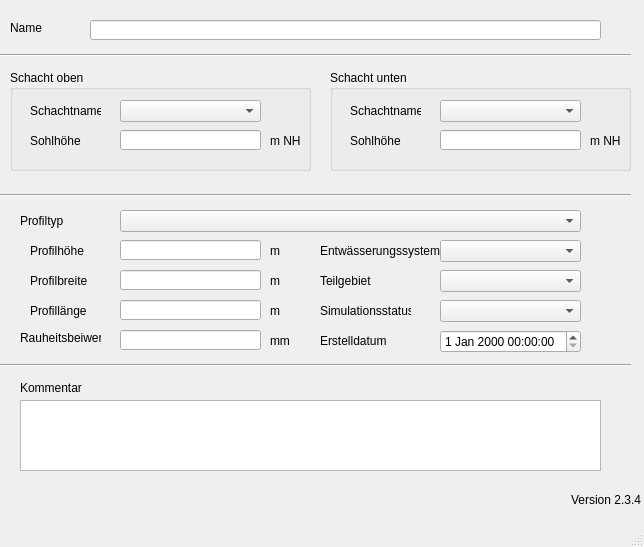
<?xml version="1.0" encoding="UTF-8"?>
<ui version="4.0">
 <class>MainWindow</class>
 <widget class="QMainWindow" name="MainWindow">
  <property name="geometry">
   <rect>
    <x>0</x>
    <y>0</y>
    <width>644</width>
    <height>547</height>
   </rect>
  </property>
  <property name="windowTitle">
   <string>MainWindow</string>
  </property>
  <widget class="QWidget" name="centralwidget">
   <widget class="QLabel" name="label">
    <property name="geometry">
     <rect>
      <x>10</x>
      <y>20</y>
      <width>46</width>
      <height>16</height>
     </rect>
    </property>
    <property name="text">
     <string>Name</string>
    </property>
   </widget>
   <widget class="QLabel" name="label_54">
    <property name="geometry">
     <rect>
      <x>20</x>
      <y>210</y>
      <width>91</width>
      <height>21</height>
     </rect>
    </property>
    <property name="text">
     <string>Profiltyp</string>
    </property>
   </widget>
   <widget class="QComboBox" name="profilnam">
    <property name="geometry">
     <rect>
      <x>120</x>
      <y>210</y>
      <width>461</width>
      <height>22</height>
     </rect>
    </property>
   </widget>
   <widget class="QLabel" name="label_70">
    <property name="geometry">
     <rect>
      <x>270</x>
      <y>330</y>
      <width>46</width>
      <height>21</height>
     </rect>
    </property>
    <property name="text">
     <string>mm</string>
    </property>
   </widget>
   <widget class="QLabel" name="label_61">
    <property name="geometry">
     <rect>
      <x>20</x>
      <y>330</y>
      <width>81</width>
      <height>16</height>
     </rect>
    </property>
    <property name="text">
     <string>Rauheitsbeiwert</string>
    </property>
   </widget>
   <widget class="QLineEdit" name="ks">
    <property name="geometry">
     <rect>
      <x>120</x>
      <y>330</y>
      <width>141</width>
      <height>20</height>
     </rect>
    </property>
   </widget>
   <widget class="QGroupBox" name="groupBox">
    <property name="geometry">
     <rect>
      <x>10</x>
      <y>70</y>
      <width>301</width>
      <height>101</height>
     </rect>
    </property>
    <property name="title">
     <string>Schacht oben</string>
    </property>
    <widget class="QLabel" name="label_3">
     <property name="geometry">
      <rect>
       <x>20</x>
       <y>30</y>
       <width>71</width>
       <height>21</height>
      </rect>
     </property>
     <property name="text">
      <string>Schachtname</string>
     </property>
    </widget>
    <widget class="QLabel" name="label_5">
     <property name="geometry">
      <rect>
       <x>20</x>
       <y>60</y>
       <width>71</width>
       <height>21</height>
      </rect>
     </property>
     <property name="text">
      <string>Sohlhöhe</string>
     </property>
    </widget>
    <widget class="QLabel" name="label_14">
     <property name="geometry">
      <rect>
       <x>260</x>
       <y>60</y>
       <width>31</width>
       <height>21</height>
      </rect>
     </property>
     <property name="text">
      <string>m NHN</string>
     </property>
    </widget>
    <widget class="QComboBox" name="schoben">
     <property name="geometry">
      <rect>
       <x>110</x>
       <y>30</y>
       <width>141</width>
       <height>22</height>
      </rect>
     </property>
    </widget>
    <widget class="QLineEdit" name="sohleoben">
     <property name="geometry">
      <rect>
       <x>110</x>
       <y>60</y>
       <width>141</width>
       <height>20</height>
      </rect>
     </property>
    </widget>
   </widget>
   <widget class="QLabel" name="label_51">
    <property name="geometry">
     <rect>
      <x>320</x>
      <y>240</y>
      <width>121</width>
      <height>21</height>
     </rect>
    </property>
    <property name="text">
     <string>Entwässerungssystem</string>
    </property>
   </widget>
   <widget class="QLabel" name="label_7">
    <property name="geometry">
     <rect>
      <x>30</x>
      <y>270</y>
      <width>61</width>
      <height>21</height>
     </rect>
    </property>
    <property name="text">
     <string>Profilbreite</string>
    </property>
   </widget>
   <widget class="QComboBox" name="simstatus">
    <property name="geometry">
     <rect>
      <x>440</x>
      <y>300</y>
      <width>141</width>
      <height>22</height>
     </rect>
    </property>
   </widget>
   <widget class="QComboBox" name="entwart">
    <property name="geometry">
     <rect>
      <x>440</x>
      <y>240</y>
      <width>141</width>
      <height>22</height>
     </rect>
    </property>
   </widget>
   <widget class="QLabel" name="label_10">
    <property name="geometry">
     <rect>
      <x>320</x>
      <y>300</y>
      <width>91</width>
      <height>21</height>
     </rect>
    </property>
    <property name="text">
     <string>Simulationsstatus</string>
    </property>
    <property name="buddy">
     <cstring>simstatus</cstring>
    </property>
   </widget>
   <widget class="QLabel" name="label_16">
    <property name="geometry">
     <rect>
      <x>270</x>
      <y>240</y>
      <width>31</width>
      <height>21</height>
     </rect>
    </property>
    <property name="text">
     <string>m </string>
    </property>
   </widget>
   <widget class="QLabel" name="label_6">
    <property name="geometry">
     <rect>
      <x>30</x>
      <y>240</y>
      <width>61</width>
      <height>21</height>
     </rect>
    </property>
    <property name="text">
     <string>Profilhöhe</string>
    </property>
   </widget>
   <widget class="QGroupBox" name="groupBox_3">
    <property name="geometry">
     <rect>
      <x>330</x>
      <y>70</y>
      <width>301</width>
      <height>101</height>
     </rect>
    </property>
    <property name="title">
     <string>Schacht unten</string>
    </property>
    <widget class="QLineEdit" name="sohleunten">
     <property name="geometry">
      <rect>
       <x>110</x>
       <y>60</y>
       <width>141</width>
       <height>20</height>
      </rect>
     </property>
    </widget>
    <widget class="QLabel" name="label_9">
     <property name="geometry">
      <rect>
       <x>20</x>
       <y>30</y>
       <width>71</width>
       <height>21</height>
      </rect>
     </property>
     <property name="text">
      <string>Schachtname</string>
     </property>
    </widget>
    <widget class="QLabel" name="label_8">
     <property name="geometry">
      <rect>
       <x>20</x>
       <y>60</y>
       <width>71</width>
       <height>21</height>
      </rect>
     </property>
     <property name="text">
      <string>Sohlhöhe</string>
     </property>
    </widget>
    <widget class="QLabel" name="label_15">
     <property name="geometry">
      <rect>
       <x>260</x>
       <y>60</y>
       <width>31</width>
       <height>21</height>
      </rect>
     </property>
     <property name="text">
      <string>m NHN</string>
     </property>
    </widget>
    <widget class="QComboBox" name="schunten">
     <property name="geometry">
      <rect>
       <x>110</x>
       <y>30</y>
       <width>141</width>
       <height>22</height>
      </rect>
     </property>
    </widget>
   </widget>
   <widget class="QLineEdit" name="hoehe">
    <property name="geometry">
     <rect>
      <x>120</x>
      <y>240</y>
      <width>141</width>
      <height>20</height>
     </rect>
    </property>
   </widget>
   <widget class="QLineEdit" name="breite">
    <property name="geometry">
     <rect>
      <x>120</x>
      <y>270</y>
      <width>141</width>
      <height>20</height>
     </rect>
    </property>
   </widget>
   <widget class="QLineEdit" name="laenge">
    <property name="geometry">
     <rect>
      <x>120</x>
      <y>300</y>
      <width>141</width>
      <height>20</height>
     </rect>
    </property>
   </widget>
   <widget class="QLabel" name="label_17">
    <property name="geometry">
     <rect>
      <x>30</x>
      <y>300</y>
      <width>61</width>
      <height>21</height>
     </rect>
    </property>
    <property name="text">
     <string>Profillänge</string>
    </property>
   </widget>
   <widget class="QLabel" name="label_20">
    <property name="geometry">
     <rect>
      <x>270</x>
      <y>270</y>
      <width>31</width>
      <height>21</height>
     </rect>
    </property>
    <property name="text">
     <string>m </string>
    </property>
   </widget>
   <widget class="QLabel" name="label_21">
    <property name="geometry">
     <rect>
      <x>270</x>
      <y>300</y>
      <width>31</width>
      <height>21</height>
     </rect>
    </property>
    <property name="text">
     <string>m </string>
    </property>
   </widget>
   <widget class="Line" name="line_3">
    <property name="geometry">
     <rect>
      <x>0</x>
      <y>40</y>
      <width>631</width>
      <height>31</height>
     </rect>
    </property>
    <property name="orientation">
     <enum>Qt::Horizontal</enum>
    </property>
   </widget>
   <widget class="Line" name="line_4">
    <property name="geometry">
     <rect>
      <x>0</x>
      <y>180</y>
      <width>631</width>
      <height>31</height>
     </rect>
    </property>
    <property name="orientation">
     <enum>Qt::Horizontal</enum>
    </property>
   </widget>
   <widget class="QLabel" name="label_71">
    <property name="geometry">
     <rect>
      <x>320</x>
      <y>330</y>
      <width>71</width>
      <height>21</height>
     </rect>
    </property>
    <property name="text">
     <string>Erstelldatum</string>
    </property>
   </widget>
   <widget class="QTextEdit" name="kommentar">
    <property name="geometry">
     <rect>
      <x>20</x>
      <y>400</y>
      <width>581</width>
      <height>71</height>
     </rect>
    </property>
   </widget>
   <widget class="QLabel" name="label_22">
    <property name="geometry">
     <rect>
      <x>20</x>
      <y>380</y>
      <width>81</width>
      <height>16</height>
     </rect>
    </property>
    <property name="text">
     <string>Kommentar</string>
    </property>
   </widget>
   <widget class="Line" name="line_2">
    <property name="geometry">
     <rect>
      <x>0</x>
      <y>350</y>
      <width>631</width>
      <height>31</height>
     </rect>
    </property>
    <property name="orientation">
     <enum>Qt::Horizontal</enum>
    </property>
   </widget>
   <widget class="QLineEdit" name="haltnam">
    <property name="geometry">
     <rect>
      <x>90</x>
      <y>20</y>
      <width>511</width>
      <height>20</height>
     </rect>
    </property>
   </widget>
   <widget class="QgsDateTimeEdit" name="createdat">
    <property name="geometry">
     <rect>
      <x>440</x>
      <y>330</y>
      <width>141</width>
      <height>23</height>
     </rect>
    </property>
   </widget>
   <widget class="QLabel" name="label_11">
    <property name="geometry">
     <rect>
      <x>320</x>
      <y>270</y>
      <width>71</width>
      <height>21</height>
     </rect>
    </property>
    <property name="text">
     <string>Teilgebiet</string>
    </property>
    <property name="buddy">
     <cstring>simstatus</cstring>
    </property>
   </widget>
   <widget class="QComboBox" name="teilgebiet">
    <property name="geometry">
     <rect>
      <x>440</x>
      <y>270</y>
      <width>141</width>
      <height>22</height>
     </rect>
    </property>
   </widget>
   <widget class="QLabel" name="lb_version">
    <property name="geometry">
     <rect>
      <x>570</x>
      <y>490</y>
      <width>71</width>
      <height>20</height>
     </rect>
    </property>
    <property name="toolTip">
     <string>Version QKan Import</string>
    </property>
    <property name="text">
     <string>Version 2.3.4</string>
    </property>
    <property name="alignment">
     <set>Qt::AlignRight|Qt::AlignTrailing|Qt::AlignVCenter</set>
    </property>
   </widget>
  </widget>
  <widget class="QMenuBar" name="menubar">
   <property name="geometry">
    <rect>
     <x>0</x>
     <y>0</y>
     <width>644</width>
     <height>21</height>
    </rect>
   </property>
  </widget>
  <widget class="QStatusBar" name="statusbar"/>
 </widget>
 <customwidgets>
  <customwidget>
   <class>QgsDateTimeEdit</class>
   <extends>QDateTimeEdit</extends>
   <header>qgsdatetimeedit.h</header>
  </customwidget>
 </customwidgets>
 <tabstops>
  <tabstop>haltnam</tabstop>
  <tabstop>schoben</tabstop>
  <tabstop>schunten</tabstop>
  <tabstop>profilnam</tabstop>
  <tabstop>hoehe</tabstop>
  <tabstop>breite</tabstop>
  <tabstop>laenge</tabstop>
  <tabstop>entwart</tabstop>
  <tabstop>teilgebiet</tabstop>
  <tabstop>simstatus</tabstop>
  <tabstop>ks</tabstop>
  <tabstop>createdat</tabstop>
  <tabstop>kommentar</tabstop>
  <tabstop>sohleoben</tabstop>
  <tabstop>sohleunten</tabstop>
 </tabstops>
 <resources/>
 <connections/>
</ui>
